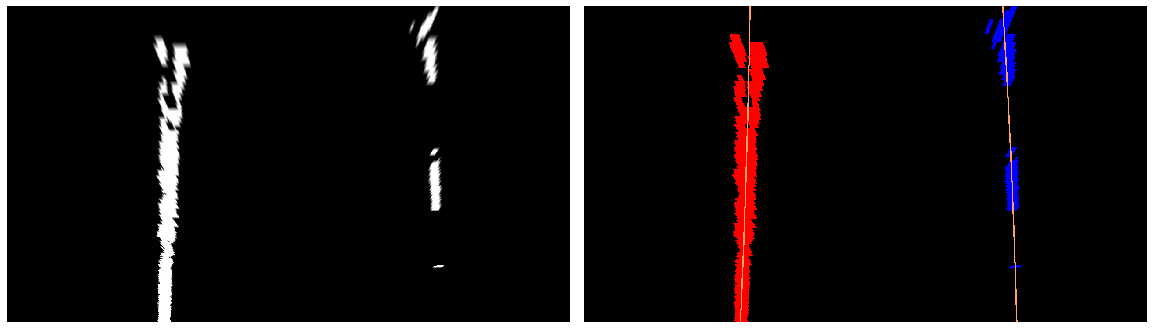
#> input picture examples/fit1.png, 1156 x 329 px; its folder holds only this picture in this run
$ python -i labutils.py   (imports and definitions only)   (older library calls are emulated)
#> lines starting #> are read from the running program, lines starting #| are printed output that depends on the picture; after the words box and inside, x2 and y2 are one past the last pixel; in counts of white or black regions, pixels touching at a corner belong together
import pickle
import cv2
import numpy as np
import math
import matplotlib.pyplot as plt
import matplotlib.gridspec as gridspec
import matplotlib.image as mpimg
import glob
import os
from moviepy.editor import VideoFileClip, ImageSequenceClip

# [215 lines left out: functions grayscale, scale, undistort, sobel, centered_trapezoid, centered_rectangle and 12 more, not called in this run]

def color_thresh_tool(rgb_img, name='Color_thresh', cspace='rgb', init=[[0,255],[0,255],[0,255]]):
    '''
    Three channel thresholding tool
    '''
#> called with name = 'Color_thresh', cspace = 'rgb'
    winname = name
    spaces_map = {'hls': cv2.COLOR_RGB2HLS,
                'hsv': cv2.COLOR_RGB2HSV,
                'lab': cv2.COLOR_RGB2Lab,
                'rgb': None}
    converter = spaces_map[cspace]
    conv_img = np.copy(rgb_img)
    if converter is not None:
        conv_img = cv2.cvtColor(rgb_img, converter)

    cv2.namedWindow(winname)
    cv2.createTrackbar('Min0',winname,init[0][0],255,do_nothing)
#> slider 'Min0' is set to 51
    cv2.createTrackbar('Max0',winname,init[0][1],255,do_nothing)
    cv2.createTrackbar('Min1',winname,init[1][0],255,do_nothing)
#> slider 'Min1' is set to 51
    cv2.createTrackbar('Max1',winname,init[1][1],255,do_nothing)
    cv2.createTrackbar('Min2',winname,init[2][0],255,do_nothing)
#> slider 'Min2' is set to 51
    cv2.createTrackbar('Max2',winname,init[2][1],255,do_nothing)
    while(1):
        min0 = cv2.getTrackbarPos('Min0',winname)
        max0 = cv2.getTrackbarPos('Max0',winname)
        min1 = cv2.getTrackbarPos('Min1',winname)
        max1 = cv2.getTrackbarPos('Max1',winname)
        min2 = cv2.getTrackbarPos('Min2',winname)
        max2 = cv2.getTrackbarPos('Max2',winname)
        min = np.array([min0,min1,min2])
        max = np.array([max0,max1,max2])
        mask = cv2.inRange(conv_img, min, max)
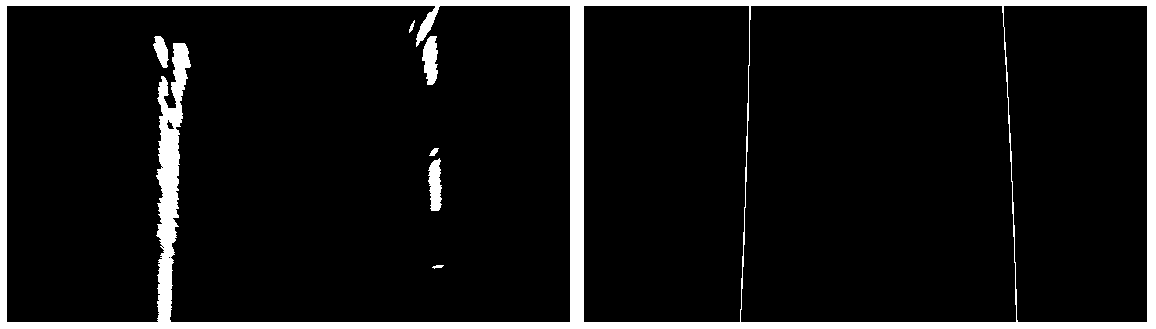
#> mask: shape (329, 1156); 8.4% white; 7 white regions, largest, box (x1, y1, x2, y2) and area: (0, 0, 1156, 329) 30272, (422, 36, 438, 85) 562, (428, 158, 442, 211) 540
        res = cv2.bitwise_and(rgb_img, rgb_img, mask = mask)
        res = cv2.cvtColor(res, cv2.COLOR_RGB2BGR)
        res = res[300:-50,:]
#> res = empty array
        #res = cv2.resize(res, (0,0), fx=0.5, fy=0.5)
        cv2.imshow(winname,res)
        k = cv2.waitKey(1) & 0xFF
#> (key Esc is pressed here)
        if k == 27 or cv2.getWindowProperty(winname, 0) < 0:
            break
    cv2.destroyWindow(winname)

>>> import cv2
>>> picture = cv2.cvtColor(cv2.imread('examples/fit1.png'), cv2.COLOR_BGR2RGB)
>>> result = color_thresh_tool(picture)

$ run again, on examples/perspective1.png
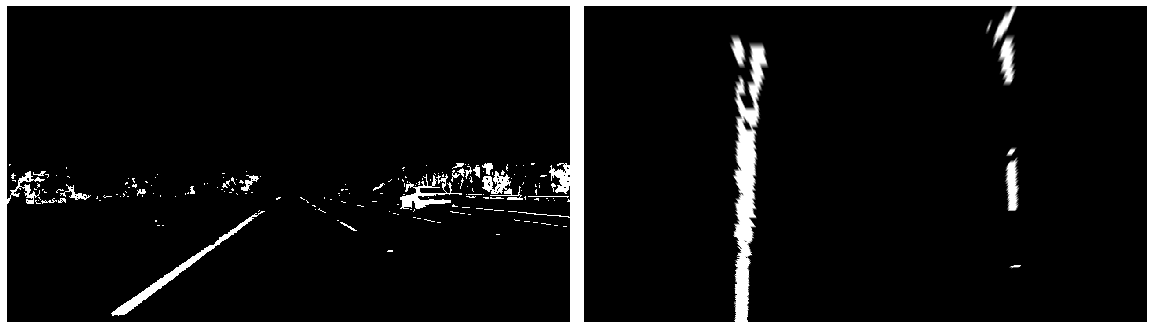
#> input picture examples/perspective1.png, 1154 x 328 px
#> picture is the input picture: shape (328, 1154, 3); min 0, max 255, mean 22.1
#> in color_thresh_tool, `mask = cv2.inRange(conv_img, min, max)`:
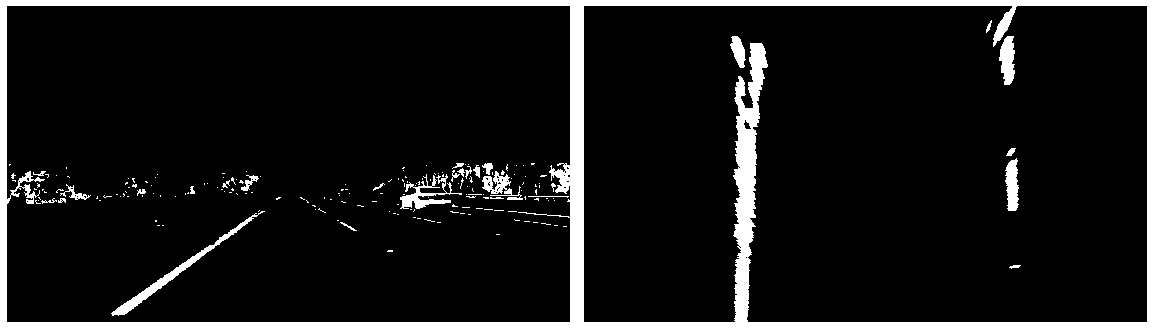
#> mask: shape (328, 1154); 8.9% white; 190 white regions (161 under 20 px), largest, box (x1, y1, x2, y2) and area: (0, 0, 1154, 328) 28363, (111, 211, 265, 316) 1106, (400, 174, 462, 209) 711
#> in color_thresh_tool, `res = res[300:-50,:]`: res = empty array
